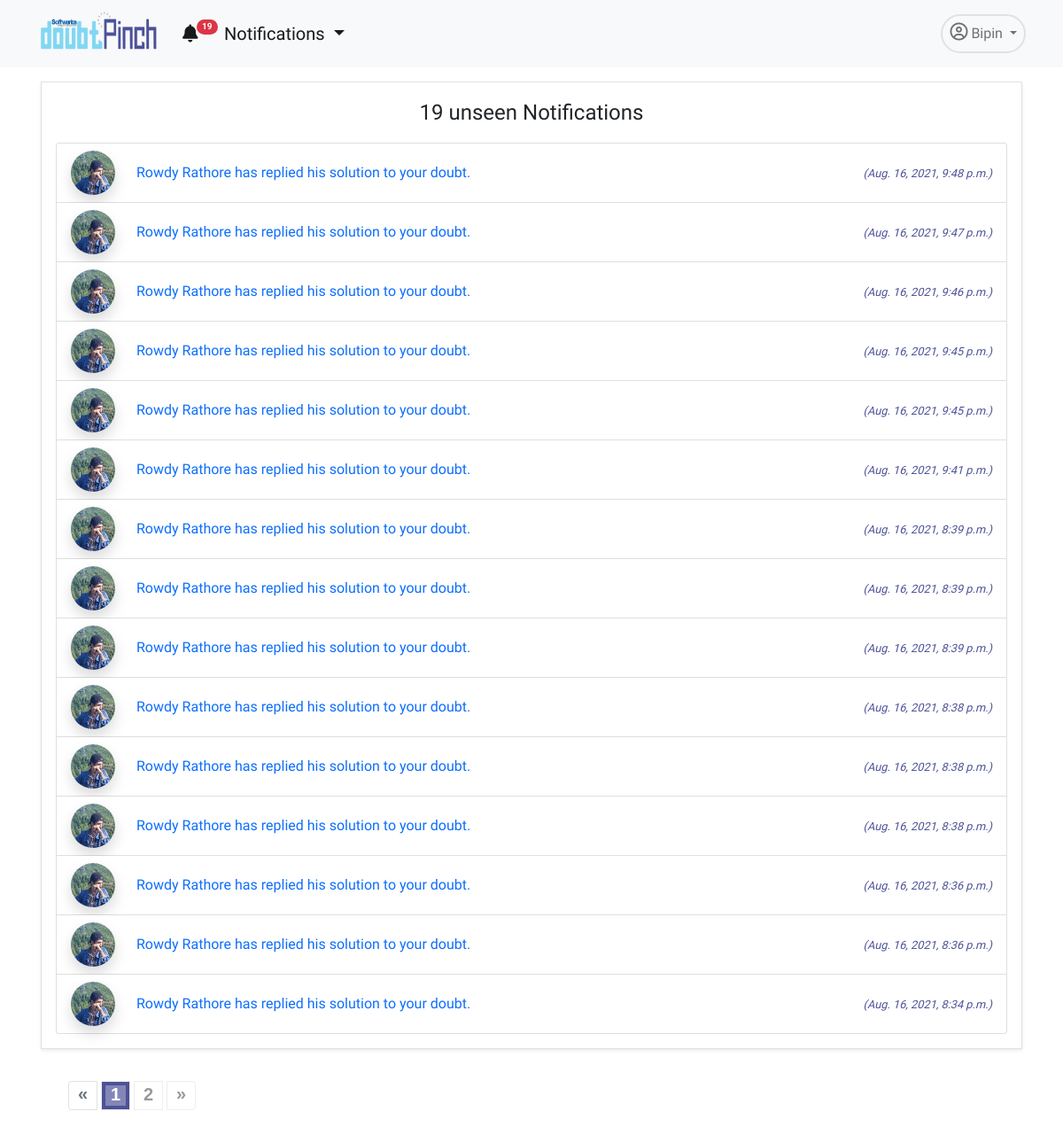
The page /app/notifications/ (signed in) on the database as committed earlier.
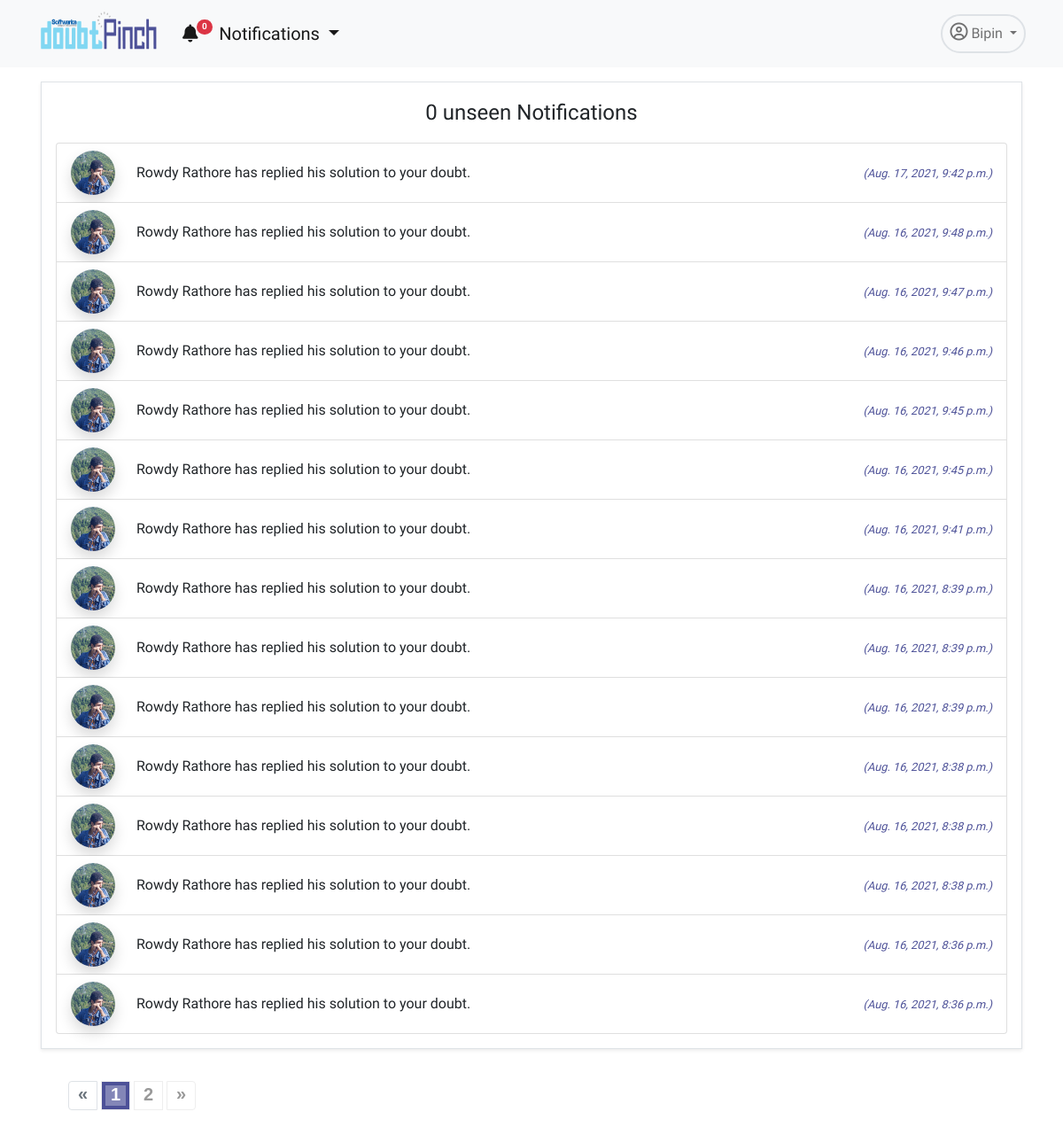
The same page on the database as committed later.
### dpapp/models.py (models this page shows, shortened)
class Notification(models.Model):
    NOTIFICATION_TYPES = ((1,'Doubt'),(2,'Answer'), (3,'Comment'))
    doubt= models.ForeignKey(Doubt, on_delete=models.CASCADE, related_name="noti_doubt",
                             blank=True, null=True)
    answer= models.ForeignKey(Answer, on_delete=models.CASCADE, related_name="noti_answer",
                            blank=True, null=True)
    sender = models.ForeignKey(User, on_delete=models.CASCADE, related_name="noti_from_user")
    user = models.ForeignKey(User, on_delete=models.CASCADE, related_name="noti_to_user")
    notification_type = models.IntegerField(choices=NOTIFICATION_TYPES)
    text_preview = models.CharField(max_length=90, blank=True)
    date = models.DateTimeField(auto_now_add=True)
    is_seen = models.BooleanField(default=False)

### accounts/models.py (models this page shows, shortened)
class User(AbstractUser):
    username = models.CharField(max_length=255, null=True, blank=True)
    email = models.EmailField(
        verbose_name='email address',
        max_length=255,
        unique=True,
    )
    profile_pic= models.ImageField(upload_to='admin_pics', null=True, blank=True)
    email_confirmed = models.BooleanField(default=False) #initially this field is false but will se chan
    is_active = models.BooleanField(default=False)
    is_staff = models.BooleanField(default=False) # a admin user; non super-user
    is_admin = models.BooleanField(default=False)
    is_seller = models.BooleanField(default=False)
    is_customer = models.BooleanField(default=False)
    description=models.TextField(null=True)
    USERNAME_FIELD = 'email'
    REQUIRED_FIELDS = [] #emaila nd password are required fields and first name and last name is inherited from the user creation model
    object = UserManager()
    @property
    def ProfilePicUrl(self):
        try:
            url=self.profile_pic.url
        except:
            url=''
        return url

### dpapp/views.py (the view)
# urls.py: path('notifications/',NotificationView.as_view(),name='notifications'),
@method_decorator(login_required, name='dispatch')
class NotificationView(TemplateView):
    template_name= 'dpapp/notifications.html'
    def get_context_data(self, **kwargs):
        context = super(NotificationView, self).get_context_data(**kwargs)
        user=self.request.user
        notifications = Notification.objects.filter(user=user).order_by('-id')
        noti_count = Notification.objects.filter(user=user, is_seen=False).count()
        paginator= Paginator(notifications, 15)
        page = self.request.GET.get('page')
        try:
            notifications = paginator.page(page)
        except PageNotAnInteger:
            notifications = paginator.page(1)
        except EmptyPage:
            notifications = paginator.page(paginator.num_pages)
        context.update({'notifications': notifications,'noti_count':noti_count,'page':page})
        return context

### dpapp/blognav.py (called while the page is built)
def navbar(request):
    if not request.user.is_anonymous:
        user=request.user
        notifications = Notification.objects.filter(user=user).order_by('-id')[:5]
        noti_count = Notification.objects.filter(user=user, is_seen=False).count()
        return {'nav_notifications': notifications,'noti_count':noti_count}
    return {'nav_notifications': '0','noti_count':0}

### templates/dpapp/notifications.html (shortened to what the changed rows need)
{% extends 'dpapp/base.html' %}
{% load static %}
{% block navbar%}
<link rel="stylesheet" href="{% static 'dpapp/css/paginate.css' %}">
<div class="container">
    <div class="row mt-3 ">
        <div class="col border shadow-sm p-3 mx-3 mb-3">
            <p class="fw-light fs-4 text-center position-relative "><span class="noti-count">{{noti_count}}</span> unseen Notifications  </p>
            <div class="mt-1">
                <ul class="list-group bg-light">
                    {% for i in notifications%}
                    <li class="list-group-item d-flex align-items-center ">
                        <div class="me-4">
                            <img alt="40x40" height="50" width="50" class="rounded-circle shadow" src="{{i.sender.ProfilePicUrl}}"
                                data-holder-rendered="true">
                        </div>
                        {% if i.doubt == null %}
                        {% if i.is_seen %}
                        <div class="me-2"><a class="text-decoration-none fw-light text-dark seen-click" data-nid={{i.id}} href="{% url 'dpapp:comment' i.answer.id %}">{{i.sender.first_name}} {{i.sender.last_name}} has commented on the answer you replied.</a> </div>
                        {%else%}
                        <div class="me-2 "><a class="text-decoration-none  seen-click " data-nid={{i.id}} href="{% url 'dpapp:comment' i.answer.id %}">{{i.sender.first_name}} {{i.sender.last_name}} has commented on the answer you replied.</a> </div>
                        {%endif%}
                        {% elif i.answer == null %}
                        {% if i.is_seen %}
                        <div class="me-2"><a class="text-decoration-none fw-light text-dark seen-click" data-nid={{i.id}} href="{% url 'dpapp:detail' i.doubt.id %}">{{i.sender.first_name}} {{i.sender.last_name}} has replied his solution to your doubt. </a> </div>
                        {%else%}
                        <div class="me-2 "><a class="text-decoration-none  seen-click " data-nid={{i.id}} href="{% url 'dpapp:detail' i.doubt.id %}">{{i.sender.first_name}} {{i.sender.last_name}} has replied his solution to your doubt. </a> </div>
                        {%endif%}
                        {% endif %}
                        <div class="ms-auto" >
                            <i class="fw-light text-pinch" style="font-size: 0.8em;">({{i.date}})</i>
                        </div>
                    </li>
                    {% empty %}
                    <h3 class="text-center">No notifications.</h3>
                    {% endfor %}
                </ul>
            </div>
        </div>
    </div>
    {% if notifications.paginator.num_pages > 1 %}
    <div class="demo">
        <nav class="pagination-outer" aria-label="Page navigation">
            <ul class="pagination">
                {% for i in notifications.paginator.page_range %}
                {% if i == notifications.number%}
                <li class="page-item active"><a class="page-link" href="#">{{i}}</a></li>
                {% else %}
                    {% if 'heading_contains' in request.get_full_path %}
                    <li class="page-item"><a class="page-link" href="{{ request.get_full_path }}&page={{ i }}">{{ i }}</a></li>
                    {% else %}
                    <li class="page-item "><a class="page-link"  href="?page={{ i }}">{{ i }}</a></li>
                    {% endif %}
                {% endif %}
                {% endfor %}
            </ul>
        </nav>
    </div>
    {%endif%}
</div>
{% endblock %}

### templates/dpapp/base.html (shortened to what this page needs)
<!DOCTYPE html>
{% load static %}
{% load humanize %}
<html lang="en">
    <head>
        <link href="https://cdn.jsdelivr.net/npm/bootstrap@5.0.1/dist/css/bootstrap.min.css" rel="stylesheet"
 />
        <link href="{% static 'dpapp/downhover/css/animate.min.css' %}" rel="stylesheet">
        <link href="{% static 'dpapp/downhover/css/bootstrap-dropdownhover.min.css' %}" rel="stylesheet">
    </head>
    <body>
        <nav class="navbar navbar-expand-lg navbar-light bg-light">
            <div class="container">
                <div data-tilt>
                    <a class="navbar-brand" href="{% url 'dpapp:home'%}">
                        <img src="{% static 'accounts/pics/logo.png' %}" alt="" width="140" height="60" />
                    </a>
                </div>
                <div class="collapse navbar-collapse" id="navbarNavDropdown">
                    <ul class="navbar-nav">
                        <li class="nav-item me-2">
                            <div class="dropdown ">
                                <a class="nav-link active fs-5 dropdown-toggle" id="dropdownMenuButton1" data-bs-toggle="dropdown" aria-expanded="false" aria-current="page" href="#"><i
                                    class="fas fa-bell"></i><span class="badge rounded-pill bg-danger noti-count" style="
                    font-size: 10px;
                    position: relative;
                    top: -12px;
                    left: -2px;
                  ">{{noti_count}}</span> Notifications
                            </a>
                              </div>
                        </li>
                    </ul>
                    <ul class="navbar-nav ms-auto">
                        <li class="nav-item dropdown">
                            <a class="
                  nav-link
                  dropdown-toggle
                  border
                  rounded-pill
                  border-2
                  p-2
                " href="#" id="navbarDropdownMenuLink" role="button" data-bs-toggle="dropdown" aria-expanded="false">
                                <i class="far fa-user-circle fs-5"></i> {{user.first_name}}
                            </a>
                        </li>
                    </ul>
                </div>
            </div>
        </nav>
        {% block navbar %} {% endblock %}
    </body>
</html>

Rows that differ between the two databases and show on the page:
no longer on this page (row edited): Notification: sender.ProfilePicUrl (picture), sender.first_name "Rowdy", sender.last_name "Rathore", date "Aug. 16, 2021, 8:34 p.m."
added Notification: sender.ProfilePicUrl (picture), sender.first_name "Rowdy", sender.last_name "Rathore", date "Aug. 17, 2021, 9:42 p.m."
changed Notification "Aug. 16, 2021, 9:48 p.m.": is_seen False → True (drawn)
changed Notification "Aug. 16, 2021, 9:47 p.m.": is_seen False → True (drawn)
changed Notification "Aug. 16, 2021, 9:46 p.m.": is_seen False → True (drawn)
changed Notification (number 5 of 15 on the later page): is_seen False → True (drawn)
changed Notification (number 6 of 15 on the later page): is_seen False → True (drawn)
changed Notification "Aug. 16, 2021, 9:41 p.m.": is_seen False → True (drawn)
changed Notification (number 8 of 15 on the later page): is_seen False → True (drawn)
changed Notification (number 9 of 15 on the later page): is_seen False → True (drawn)
changed Notification (number 10 of 15 on the later page): is_seen False → True (drawn)
changed Notification (number 11 of 15 on the later page): is_seen False → True (drawn)
changed Notification (number 12 of 15 on the later page): is_seen False → True (drawn)
changed Notification (number 13 of 15 on the later page): is_seen False → True (drawn)
changed Notification (number 14 of 15 on the later page): is_seen False → True (drawn)
changed Notification (number 15 of 15 on the later page): is_seen False → True (drawn)
Other text that changed with them:
{{ noti_count }}: "19" → "0"
